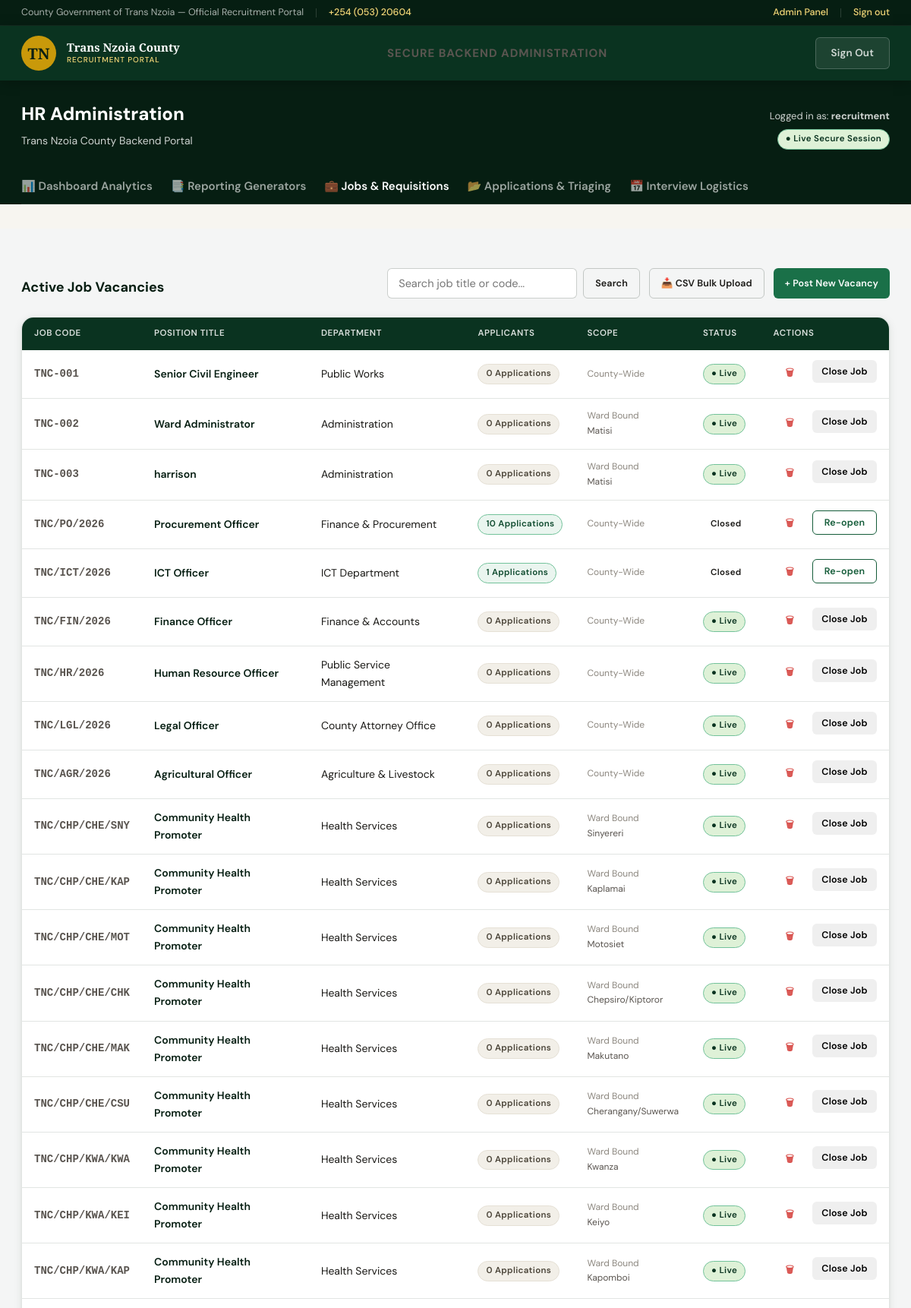
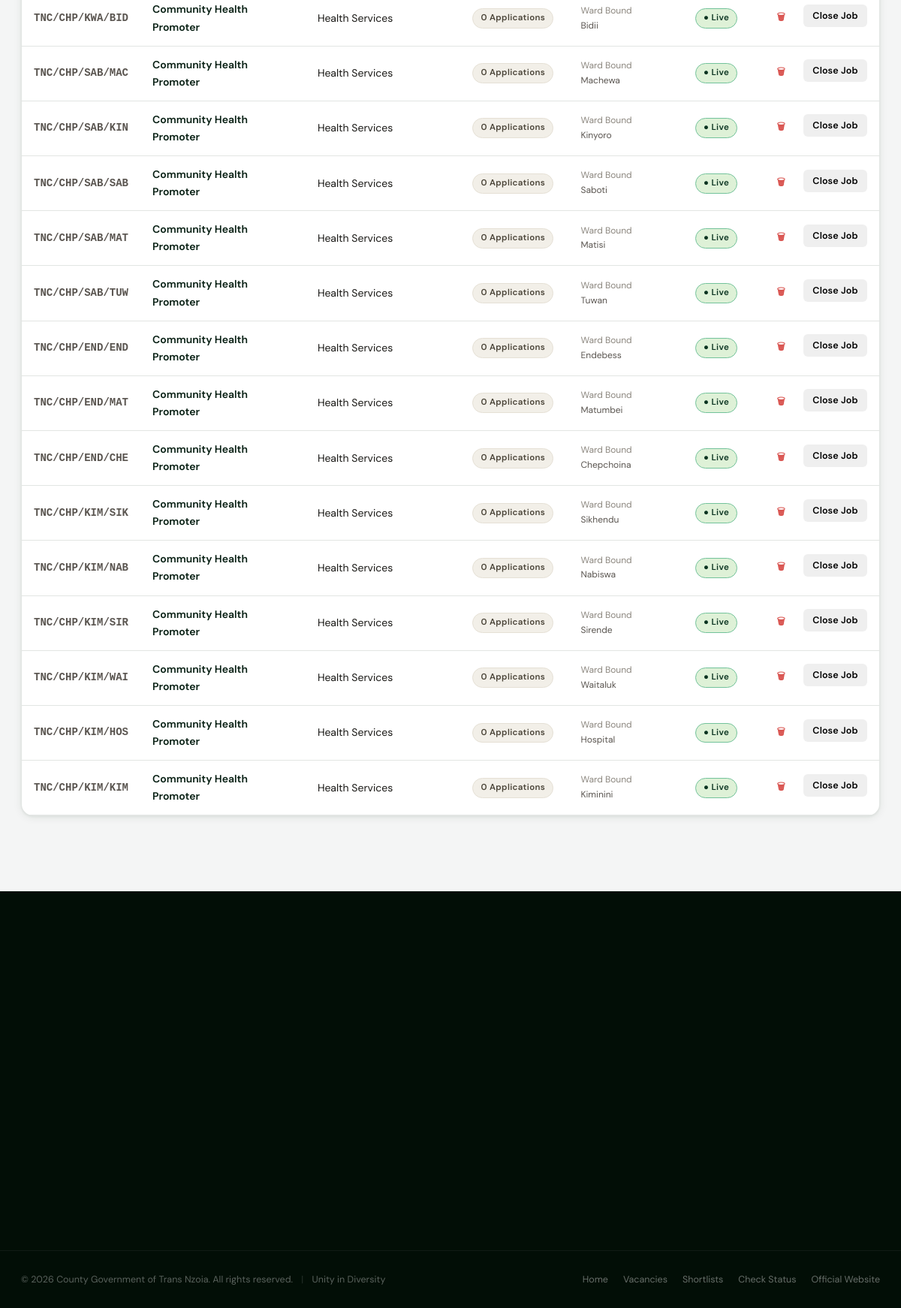
Page /admin/jobs.php (signed in) on the committed database (2 pictures, top to bottom).
### tables this page shows
CREATE TABLE `jobs` (
  `id` int(10) unsigned NOT NULL AUTO_INCREMENT,
  `job_code` varchar(30) NOT NULL,
  `title` varchar(200) NOT NULL,
  `department` varchar(200) NOT NULL,
  `type` enum('Full-Time','Part-Time','Contract','Internship') NOT NULL DEFAULT 'Full-Time',
  `deadline` date NOT NULL,
  `posted_date` date NOT NULL DEFAULT curdate(),
  `status` varchar(50) DEFAULT 'Open',
  `vacancies` tinyint(3) unsigned NOT NULL DEFAULT 1,
  `min_experience` tinyint(3) unsigned NOT NULL DEFAULT 0,
  `salary_scale` varchar(80) DEFAULT NULL,
  `scope` enum('county_wide','ward_specific') NOT NULL DEFAULT 'county_wide',
  `target_sub_county` varchar(60) DEFAULT NULL,
  `target_ward` varchar(80) DEFAULT NULL,
  `description` text NOT NULL,
  `requirements` text DEFAULT NULL,
  `responsibilities` text DEFAULT NULL,
  `source` enum('manual','bulk_import') NOT NULL DEFAULT 'manual',
  `created_by` int(10) unsigned DEFAULT NULL,
  `created_at` datetime NOT NULL DEFAULT current_timestamp(),
  `updated_at` datetime NOT NULL DEFAULT current_timestamp() ON UPDATE current_timestamp(),
  `job_group` varchar(100) DEFAULT NULL,
  `terms` varchar(100) DEFAULT NULL,
  `duties` text DEFAULT NULL,
  PRIMARY KEY (`id`),
  UNIQUE KEY `job_code` (`job_code`),
  KEY `created_by` (`created_by`),
  KEY `idx_status` (`status`),
  KEY `idx_deadline` (`deadline`),
  CONSTRAINT `jobs_ibfk_1` FOREIGN KEY (`created_by`) REFERENCES `users` (`id`) ON DELETE SET NULL
);

### includes/auth.php (called while the page is built, shortened)
<?php
function h(?string $s): string {
    return htmlspecialchars($s ?? '', ENT_QUOTES, 'UTF-8');
}

### admin/jobs.php (the view, shortened to what this page needs)
<?php
require_once __DIR__ . '/../includes/auth.php';
$pdo = db();
$search = $_GET['q'] ?? '';
$sql = "SELECT j.*, (SELECT COUNT(*) FROM applications WHERE job_id = j.id) AS app_count FROM jobs j WHERE 1=1";
$params = [];
$sql .= " ORDER BY j.created_at DESC";
$stmt = $pdo->prepare($sql);
$stmt->execute($params);
$jobs = $stmt->fetchAll(PDO::FETCH_ASSOC);
require_once __DIR__ . '/../includes/partials/header.php';
require_once __DIR__ . '/partials/admin_nav.php';
?>
<div class="page-wrap" style="background:#f4f5f5; padding-bottom:100px;">
  <div class="container">
    <div style="display:flex; justify-content:space-between; align-items:flex-end; margin-bottom:24px; flex-wrap:wrap; gap:16px;">
      <h2 style="font-size:18px; font-weight:700; color:var(--green-900);">Active Job Vacancies</h2>
      <div style="display:flex; gap:12px; flex-wrap:wrap;">
        <form method="GET" style="display:flex; gap:8px;">
          <input type="text" name="q" placeholder="Search job title or code..." value="<?= h($search) ?>" class="form-input form-sm" style="width:250px; max-width: 100%;">
          <button type="submit" class="btn btn-outline-dark btn-sm">Search</button>
        </form>
        <a href="jobs_bulk.php" class="btn btn-outline-dark btn-sm">📥 CSV Bulk Upload</a>
        <a href="create_job.php" class="btn btn-green btn-sm">+ Post New Vacancy</a>
      </div>
    </div>
    <div class="card fade-up" style="overflow:hidden;">
      <div class="table-responsive" style="overflow-x:auto; -webkit-overflow-scrolling:touch;">
        <table class="table" style="min-width:800px;">
          <thead>
            <tr>
              <th>Job Code</th>
              <th>Position Title</th>
              <th>Department</th>
              <th>Applicants</th>
              <th>Scope</th>
              <th>Status</th>
              <th>Actions</th>
            </tr>
          </thead>
          <tbody>
            <?php if (empty($jobs)): ?>
              <tr><td colspan="7" style="padding:40px; text-align:center; color:var(--text-muted);">No job listings matched your search criteria.</td></tr>
            <?php else: ?>
              <?php foreach ($jobs as $j): ?>
                <tr>
                  <td style="font-family:monospace;font-weight:600;color:var(--text-muted);"><?= h($j['job_code']) ?></td>
                  <td style="font-weight:600;color:var(--green-900);"><?= h($j['title']) ?></td>
                  <td><?= h($j['department']) ?></td>
                  <td>
                    <?php if ($j['app_count'] > 0): ?>
                      <a href="applications.php?job_id=<?= $j['id'] ?>" class="badge badge-success" style="text-decoration:none;"><?= $j['app_count'] ?> Applications</a>
                    <?php else: ?>
                      <span class="badge badge-neutral">0 Applications</span>
                    <?php endif; ?>
                  </td>
                  <td style="font-size:12px;color:var(--text-light);">
                    <?= $j['scope']==='ward_specific' ? "Ward Bound<br><span style='color:var(--text-muted)'>".h($j['target_ward'])."</span>" : 'County-Wide' ?>
                  </td>
                  <td>
                    <?php if($j['status']==='Open'): ?>
                        <span class="badge badge-success" style="background:#def1d7;color:var(--green-800);">● Live</span>
                    <?php else: ?>
                        <span class="badge badge-warning">Closed</span>
                    <?php endif; ?>
                  </td>
                  <td>
                    <div style="display:flex;gap:8px;">
                      <form method="POST" style="margin:0;">
                         <button type="submit" class="btn btn-outline-dark btn-sm" style="color:#d9534f;border-color:transparent;" onclick="return confirm('Are you sure you want to delete this job posting? This cannot be undone.')">🗑</button>
                      </form>
                      <form method="POST" style="margin:0;">
                        <button type="submit" class="btn <?= $j['status']==='Open' ? 'btn-outline-danger' : 'btn-outline-green' ?> btn-sm" style="width:85px;">
                          <?= $j['status']==='Open' ? 'Close Job' : 'Re-open' ?>
                        </button>
                      </form>
                    </div>
                  </td>
                </tr>
              <?php endforeach; ?>
            <?php endif; ?>
          </tbody>
        </table>
      </div>
    </div>
  </div>
</div>
<?php require_once __DIR__ . '/../includes/partials/footer.php'; ?>

### assets/css/style.css (style rules this page uses)
:root { --green-950: #020E06; --green-900: #061E12; --green-800: #0A3320; --green-700: #0E4A2E; --green-600: #145C39; --green-500: #1A7048; --green-400: #228558; --green-300: #3DA06F; --green-200: #72C29A; --green-100: #B8E3CB; --green-50: #EAF5EF; --gold-800: #7A5B06; --gold-600: #A87D09; --gold-500: #C9990A; --gold-400: #E0AC0C; --gold-300: #EDCA56; --gold-200: #F5D878; --gold-100: #FDF0BE; --gold-50: #FEFAEE; --warm-white: #F7F5F0; --warm-50: #F2EFE8; --warm-100: #E5E0D5; --warm-200: #C8C0B0; --warm-700: #4A4438; --warm-900: #1C1915; --text-main: #1A1916; --text-muted: #5A5550; --text-light: #8C877F; --border: rgba(20,40,25,0.12); --border-strong: rgba(20,40,25,0.22); --radius-sm: 6px; --radius-md: 10px; --radius-lg: 16px; --radius-xl: 24px; --shadow-sm: 0 1px 4px rgba(10,50,25,0.06); --shadow-card: 0 2px 12px rgba(10,50,25,0.08), 0 1px 3px rgba(10,50,25,0.06); --shadow-hover:0 8px 28px rgba(10,50,25,0.14), 0 2px 8px rgba(10,50,25,0.08); --font-display: 'Playfair Display', Georgia, serif; --font-body: 'DM Sans', system-ui, sans-serif; --font-mono: 'DM Mono', monospace; --max-w: 100%; --nav-h: 72px; --topbar-h: 34px; }
*, *::before, *::after { box-sizing: border-box; margin: 0; padding: 0; }
html { scroll-behavior: smooth; }
body { font-family: var(--font-body); font-size: 16px; line-height: 1.65; color: var(--text-main); background: var(--warm-white); -webkit-font-smoothing: antialiased; display: flex; flex-direction: column; min-height: 100vh; }
a { color: inherit; text-decoration: none; }
button, input, select, textarea { font-family: var(--font-body); }
.container { max-width: var(--max-w); margin: 0 auto; padding: 0 28px; }
.page-wrap { padding: 52px 0 80px; }
.btn { display: inline-flex; align-items: center; gap: 7px; padding: 9px 20px; font-size: 13.5px; font-weight: 600; border-radius: var(--radius-sm); border: none; cursor: pointer; transition: all .18s; letter-spacing: .01em; white-space: nowrap; text-align: center; justify-content: center; }
.btn-sm { padding: 7px 15px; font-size: 12.5px; }
.btn-green { background: var(--green-500); color: #fff; }
.btn-outline-green { background: transparent; color: var(--green-600); border: 1.5px solid var(--green-600); }
.btn-outline-dark { background: transparent; color: var(--text-main); border: 1.5px solid var(--border-strong); }
.badge { display: inline-flex; align-items: center; padding: 3px 10px; font-size: 11.5px; font-weight: 600; border-radius: 100px; letter-spacing: .03em; white-space: nowrap; }
.badge-success { background: var(--green-50); color: var(--green-700); border: 1px solid var(--green-200); }
.badge-neutral { background: var(--warm-50); color: var(--warm-700); border: 1px solid var(--warm-100); }
.form-input, .form-select, .form-textarea { width: 100%; border: 1.5px solid var(--border-strong); border-radius: var(--radius-sm); padding: 10px 14px; font-size: 14.5px; color: var(--text-main); background: #fff; outline: none; transition: border-color .2s, box-shadow .2s; appearance: none; }
.card { background: #fff; border: 1px solid var(--border); border-radius: var(--radius-lg); box-shadow: var(--shadow-card); }
table { width: 100%; border-collapse: collapse; font-size: 14px; }
thead th { background: var(--green-800); color: rgba(255,255,255,.85); padding: 12px 16px; text-align: left; font-size: 11.5px; font-weight: 600; letter-spacing: .05em; text-transform: uppercase; white-space: nowrap; }
tbody tr { border-bottom: 1px solid var(--border); transition: background .15s; }
tbody td { padding: 13px 16px; color: var(--text-main); vertical-align: middle; }
.fade-up { opacity: 0; transform: translateY(20px); transition: opacity .5s ease, transform .5s ease; }
.fade-up.visible { opacity: 1; transform: translateY(0); }

### rows in the picture
jobs: job_code "TNC-001", title "Senior Civil Engineer", department "Public Works", shows "0 Applications", scope "County-Wide", status "● Live"
jobs: job_code "TNC-002", title "Ward Administrator", department "Administration", shows "0 Applications", target_ward "Matisi", status "● Live"
jobs: job_code "TNC-003", title "harrison", department "Administration", shows "0 Applications", target_ward "Matisi", status "● Live"
jobs: job_code "TNC/PO/2026", title "Procurement Officer", department "Finance & Procurement", app_count "10", scope "County-Wide", status "Closed"
jobs: job_code "TNC/ICT/2026", title "ICT Officer", department "ICT Department", app_count "1", scope "County-Wide", status "Closed"
jobs: job_code "TNC/FIN/2026", title "Finance Officer", department "Finance & Accounts", shows "0 Applications", scope "County-Wide", status "● Live"
jobs: job_code "TNC/HR/2026", title "Human Resource Officer", department "Public Service Management", shows "0 Applications", scope "County-Wide", status "● Live"
jobs: job_code "TNC/LGL/2026", title "Legal Officer", department "County Attorney Office", shows "0 Applications", scope "County-Wide", status "● Live"
jobs: job_code "TNC/AGR/2026", title "Agricultural Officer", department "Agriculture & Livestock", shows "0 Applications", scope "County-Wide", status "● Live"
jobs: job_code "TNC/CHP/CHE/SNY", title "Community Health Promoter", department "Health Services", shows "0 Applications", target_ward "Sinyereri", status "● Live"
jobs: job_code "TNC/CHP/CHE/KAP", title "Community Health Promoter", department "Health Services", shows "0 Applications", target_ward "Kaplamai", status "● Live"
jobs: job_code "TNC/CHP/CHE/MOT", title "Community Health Promoter", department "Health Services", shows "0 Applications", target_ward "Motosiet", status "● Live"
jobs: job_code "TNC/CHP/CHE/CHK", title "Community Health Promoter", department "Health Services", shows "0 Applications", target_ward "Chepsiro/Kiptoror", status "● Live"
jobs: job_code "TNC/CHP/CHE/MAK", title "Community Health Promoter", department "Health Services", shows "0 Applications", target_ward "Makutano", status "● Live"
jobs: job_code "TNC/CHP/CHE/CSU", title "Community Health Promoter", department "Health Services", shows "0 Applications", target_ward "Cherangany/Suwerwa", status "● Live"
jobs: job_code "TNC/CHP/KWA/KWA", title "Community Health Promoter", department "Health Services", shows "0 Applications", target_ward "Kwanza", status "● Live"
jobs: job_code "TNC/CHP/KWA/KEI", title "Community Health Promoter", department "Health Services", shows "0 Applications", target_ward "Keiyo", status "● Live"
jobs: job_code "TNC/CHP/KWA/KAP", title "Community Health Promoter", department "Health Services", shows "0 Applications", target_ward "Kapomboi", status "● Live"
jobs: job_code "TNC/CHP/KWA/BID", title "Community Health Promoter", department "Health Services", shows "0 Applications", target_ward "Bidii", status "● Live"
jobs: job_code "TNC/CHP/SAB/MAC", title "Community Health Promoter", department "Health Services", shows "0 Applications", target_ward "Machewa", status "● Live"
jobs: job_code "TNC/CHP/SAB/KIN", title "Community Health Promoter", department "Health Services", shows "0 Applications", target_ward "Kinyoro", status "● Live"
jobs: job_code "TNC/CHP/SAB/SAB", title "Community Health Promoter", department "Health Services", shows "0 Applications", target_ward "Saboti", status "● Live"
jobs: job_code "TNC/CHP/SAB/MAT", title "Community Health Promoter", department "Health Services", shows "0 Applications", target_ward "Matisi", status "● Live"
jobs: job_code "TNC/CHP/SAB/TUW", title "Community Health Promoter", department "Health Services", shows "0 Applications", target_ward "Tuwan", status "● Live"
jobs: job_code "TNC/CHP/END/END", title "Community Health Promoter", department "Health Services", shows "0 Applications", target_ward "Endebess", status "● Live"
jobs: job_code "TNC/CHP/END/MAT", title "Community Health Promoter", department "Health Services", shows "0 Applications", target_ward "Matumbei", status "● Live"
jobs: job_code "TNC/CHP/END/CHE", title "Community Health Promoter", department "Health Services", shows "0 Applications", target_ward "Chepchoina", status "● Live"
jobs: job_code "TNC/CHP/KIM/SIK", title "Community Health Promoter", department "Health Services", shows "0 Applications", target_ward "Sikhendu", status "● Live"
jobs: job_code "TNC/CHP/KIM/NAB", title "Community Health Promoter", department "Health Services", shows "0 Applications", target_ward "Nabiswa", status "● Live"
jobs: job_code "TNC/CHP/KIM/SIR", title "Community Health Promoter", department "Health Services", shows "0 Applications", target_ward "Sirende", status "● Live"
jobs: job_code "TNC/CHP/KIM/WAI", title "Community Health Promoter", department "Health Services", shows "0 Applications", target_ward "Waitaluk", status "● Live"
jobs: job_code "TNC/CHP/KIM/HOS", title "Community Health Promoter", department "Health Services", shows "0 Applications", target_ward "Hospital", status "● Live"
jobs: job_code "TNC/CHP/KIM/KIM", title "Community Health Promoter", department "Health Services", shows "0 Applications", target_ward "Kiminini", status "● Live"

### other values in the picture
auth_user()['username'] "recruitment"
